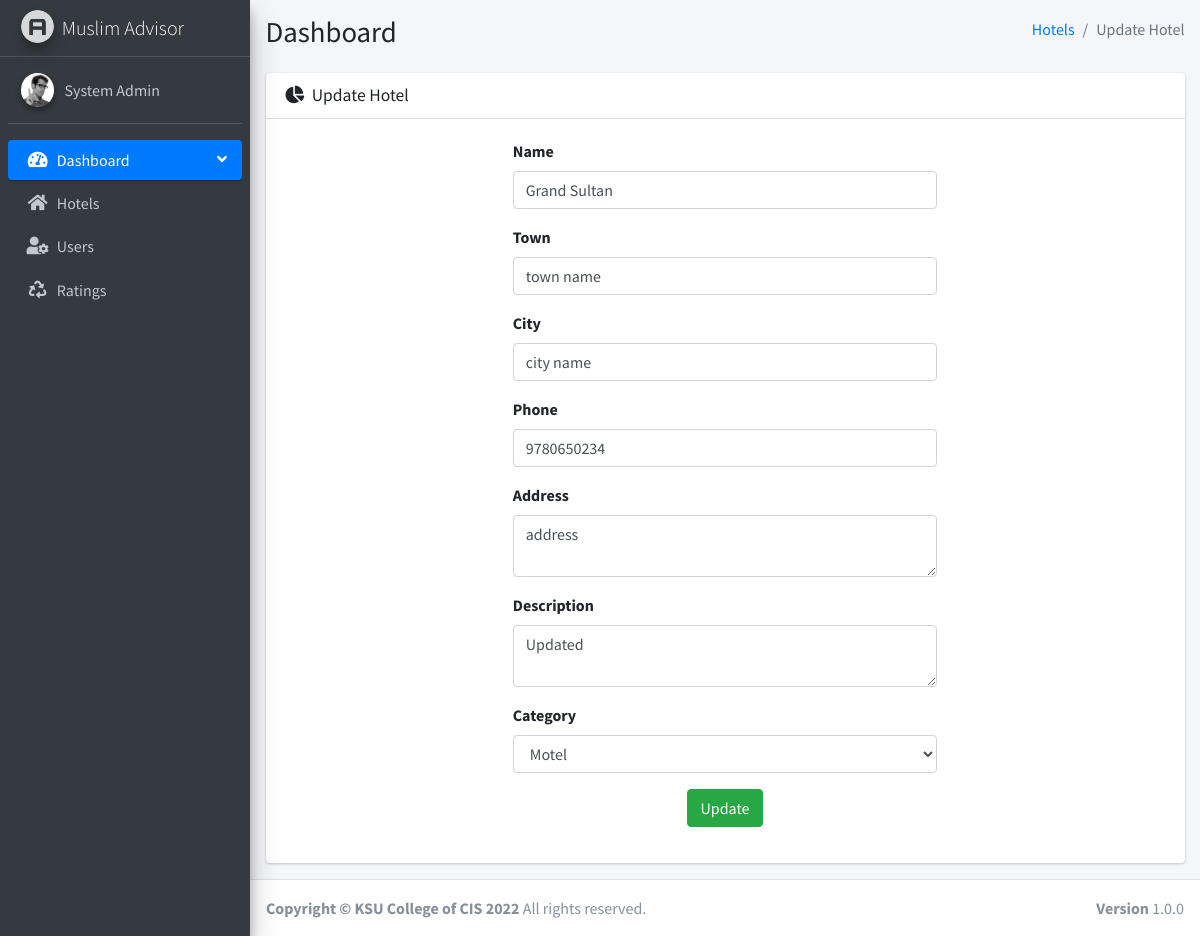
Page /hotel-review/?r=hotel/update-hotel/1 (signed in) on the committed database.
### tables this page shows
CREATE TABLE `hotels` (
  `id` int(11) NOT NULL,
  `name` varchar(200) NOT NULL,
  `town` varchar(50) NOT NULL,
  `city` varchar(50) NOT NULL,
  `phone` varchar(50) NOT NULL,
  `address` varchar(200) NOT NULL,
  `description` varchar(2000) NOT NULL,
  `category` varchar(50) NOT NULL,
  `thumbnail_url` varchar(100) NOT NULL
);

### app/config/Base.php (called while the page is built, shortened)
<?php
class Base {
    protected $root;
    public function __construct($path) {
        $this->root = $path;
    }
    public function load_admin($page, $_data = [], $_success = '', $_error = []){
        $data       = $_data;
        require_once "$this->root/admin/layout/main.php";
    }
}

### app/config/AppHelper.php (called while the page is built, shortened)
<?php
class AppHelper extends Base {
    public static function app(){
        return getenv('APP_URL');
    }
    public static function get_url($url){
        return self::app().'?r='.$url;
    }
    public static function getCategories(){
        return [
            'Hotel' => 'Hotel',
            'Resort' => 'Resort',
            'Motel' => 'Motel'
        ];
    }
}

### app/config/DB.php (called while the page is built, shortened)
<?php
class DB extends Base {
    protected $db_host;
    protected $db_user;
    protected $db_password;
    protected $db_name;
    protected $con = '';
    protected $tableName;
    protected $columns = [];
    protected $conditions = [];
    protected $limit = 0;
    public function LoadDBInfo() {
        $this->db_host = getenv('DB_HOST');
        $this->db_user = getenv('DB_USERNAME');
        $this->db_password = getenv('DB_PASSWORD');
        $this->db_name = getenv('DB_DATABASE');
    }
    public function connectDb() {
        $this->con = new \MySQLi($this->db_host, $this->db_user, $this->db_password, $this->db_name);
        if(mysqli_connect_error()) {
            die("Failed to connect to MySQL: " . mysqli_connect_error());
        }else{
            return $this->con;
        }
    }
    public function getFields(){
        return implode(', ', $this->columns);
    }
    public function getJoin(){
        $join = '';
        return $join;
    }
    public function getCondition(){
        $condition = '';
        foreach ($this->conditions as $_condition => $val){
            $value = is_numeric($val) ? $val: "'$val'";
            $condition .= $_condition .'='. $value ;
        }
        return $condition;
    }
    public function prepareGetQuery(){
        $fields = $this->getFields();
        $join = $this->getJoin();
        $condition = $this->getCondition();
        $query = "SELECT $fields FROM `$this->tableName`";
        if($condition)
            $query .=  " WHERE $condition";
        if($this->limit)
            $query .= " Limit $this->limit";
        return $query.';';
    }
    public function getById(){
        return $this->getOne();
    }
    public function getOne(){
        $this->limit = 1;
        $query = $this->prepareGetQuery();
        $result = $this->con->query($query);
        if($result->num_rows > 0) {
            return array(
                'status' => true,
                'data' => $result->fetch_assoc()
            );
        }else{
            return array(
                'status' => false,
                'message' => 'No record found'
            );
        }
    }
}

### app/model/Hotel.php (called while the page is built, shortened)
<?php
class Hotel extends DB {
    protected $table = AppHelper::HOTEL_TABLE;
    public function __construct()
    {
        $this->tableName = $this->table;
    }
    public function find($id){
        $this->columns = array('id', 'name', 'town', 'city', 'phone', 'description', 'category', 'address', 'thumbnail_url');
        $this>$this->conditions = array('id' => $id);
        $data = $this->getById();
        if($data["status"])
            return $data["data"];
        return [];
    }
}

### admin/update.php (the view, shortened to what this page needs)
<?php
    $categories = \HR\HotelReview\config\AppHelper::getCategories();
    $hotelInfo = (object)$data['hotelInfo'];
?>
<div class="content-wrapper">
    <div class="content-header">
        <div class="container-fluid">
            <div class="row mb-2">
                <div class="col-sm-6">
                    <h1 class="m-0">Dashboard</h1>
                </div>
                <div class="col-sm-6">
                    <ol class="breadcrumb float-sm-right">
                        <li class="breadcrumb-item"><a href="<?php echo \HR\HotelReview\config\AppHelper::get_url('hotel'); ?>">Hotels</a></li>
                        <li class="breadcrumb-item active">Update Hotel</li>
                    </ol>
                </div>
            </div>
        </div>
    </div>
    <section class="content">
        <div class="container-fluid">
            <div class="row">
                <section class="col-lg-12 connectedSortable">
                    <div class="card">
                        <div class="card-header">
                            <h3 class="card-title">
                                <i class="fas fa-chart-pie mr-1"></i>
                                Update Hotel
                            </h3>
                        </div>
                        <div class="card-body">
                            <div class="col-md-6 offset-3">
                                <form action="<?php echo \HR\HotelReview\config\AppHelper::get_url('hotel/update-hotel/'.$hotelInfo->id); ?>" class="form" method="POST" autocomplete="off">
                                    <div class="form-group">
                                        <label for="name">Name</label>
                                        <input class="form-control" value="<?php echo $hotelInfo->name;?>" name="name" id="name" pattern="[A-Za-z -]+" oninvalid="setCustomValidity('Please enter alphabets only. ')" required>
                                    </div>
                                    <div class="form-group">
                                        <label for="town">Town</label>
                                        <input class="form-control" value="<?php echo $hotelInfo->town;?>" name="town" id="town" pattern="[A-Za-z -]+" oninvalid="setCustomValidity('Please enter alphabets only. ')" required>
                                    </div>
                                    <div class="form-group">
                                        <label for="city">City</label>
                                        <input class="form-control" value="<?php echo $hotelInfo->city;?>" name="city" id="city" pattern="[A-Za-z -]+" oninvalid="setCustomValidity('Please enter alphabets only. ')" required>
                                    </div>
                                    <div class="form-group">
                                        <label for="phone">Phone</label>
                                        <input class="form-control" value="<?php echo $hotelInfo->phone;?>" name="phone" id="phone"  pattern="[7-9]{1}[0-9]{9}"
                                               title="Phone number with 7-9 and remaining 9 digit with 0-9" required>
                                    </div>
                                    <div class="form-group">
                                        <label for="address">Address</label>
                                        <textarea class="form-control" name="address" id="address" required><?php echo $hotelInfo->address;?></textarea>
                                    </div>
                                    <div class="form-group">
                                        <label for="description">Description</label>
                                        <textarea class="form-control" name="description" id="description" required><?php echo $hotelInfo->description;?></textarea>
                                    </div>
                                    <div class="form-group">
                                        <label for="category">Category</label>
                                        <select class="form-control" id="category" name="category">
                                            <?php
                                            foreach ($categories as $key => $category ):?>
                                                <option value="<?php echo $category;?>"
                                                <?php if($category == $hotelInfo->description); echo 'selected'?>>
                                                    <?php echo $category;?></option>
                                            <?php endforeach;?>
                                        </select>
                                    </div>
                                    <div class="form-group mt-3 text-center">
                                        <input type="submit" id="submit" value="Update" class="btn btn-success" />
                                    </div>
                                </form>
                            </div>
                        </div>
                    </div>
                </section>
            </div>
        </div>
    </section>
</div>

### rows in the picture
hotels: name "Grand Sultan", town "town name", city "city name", phone "9780650234", address "address", description "Updated"

### other values in the picture
$user->name "System Admin"
form field category "Motel"
